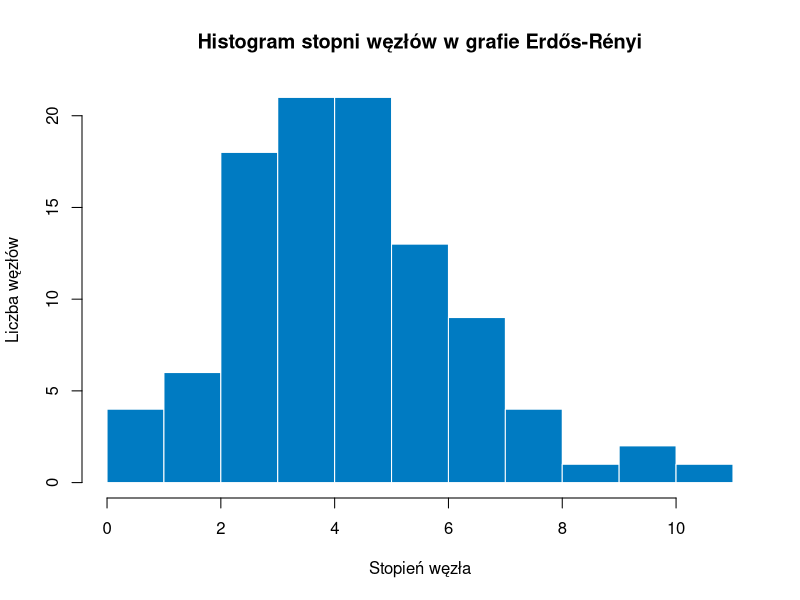
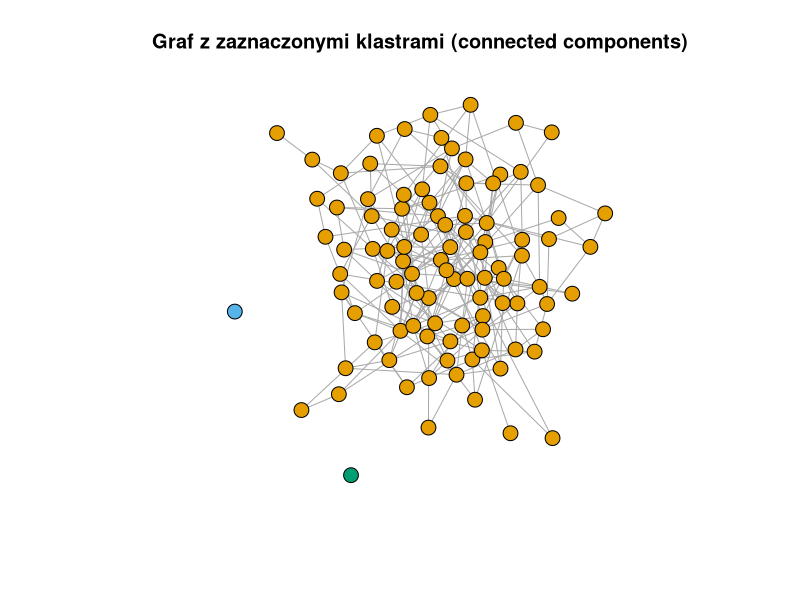
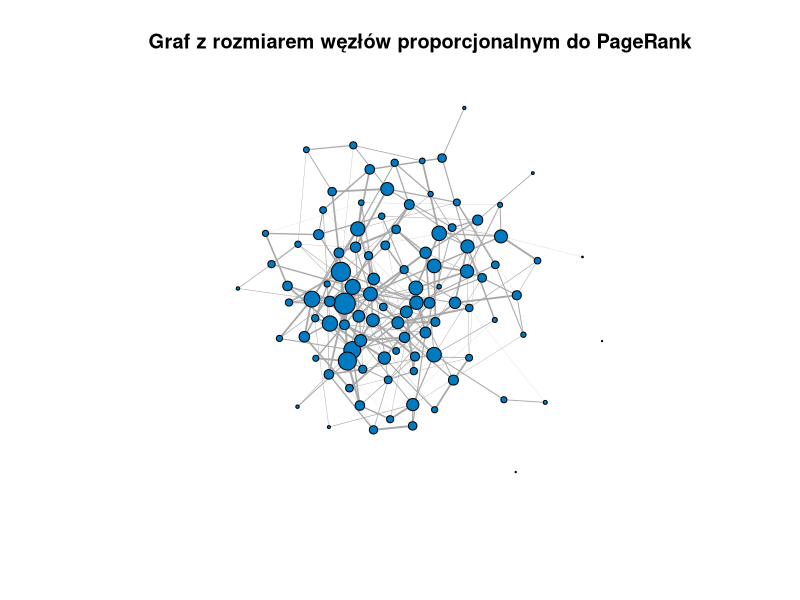
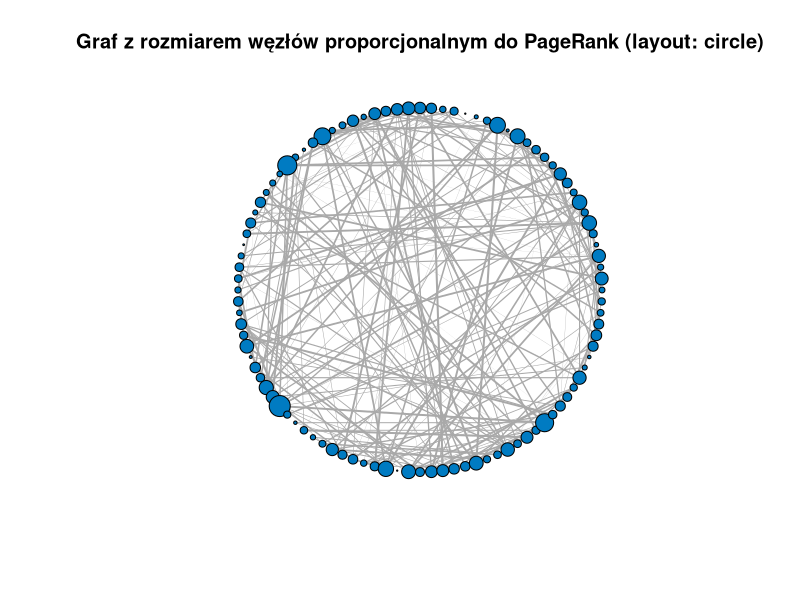

Source code (R) for these figures, in order:
library(igraph)

# Punkt 2: Wygeneruj sieć Erdős-Rényi o stu wierzchołkach i prawdopodobieństwie krawędzi = 0.05
g <- erdos.renyi.game(n = 100, p.or.m = 0.05)

# Punkt 3: Wydrukuj podsumowanie grafu - czy graf jest ważony?
# Odpowiedź: NIE, graf nie jest ważony - w podsumowaniu nie ma litery 'W' (Weighted)
cat("\n=== Punkt 3: Podsumowanie grafu przed dodaniem wag ===\n")
summary(g)
cat("\nCzy graf jest ważony? NIE - w podsumowaniu nie ma litery 'W' (Weighted)\n")

# Punkt 4: Wylistuj wszystkie wierzchołki i krawędzie
cat("\n=== Punkt 4: Lista wierzchołków i krawędzi ===\n")
cat("Wierzchołki:\n")
print(V(g))
cat("\nLiczba wierzchołków:", vcount(g), "\n")

cat("\nKrawędzie:\n")
print(E(g))
cat("\nLiczba krawędzi:", ecount(g), "\n")

# Punkt 5: Ustaw wagi wszystkich krawędzi na losowe z zakresu 0.01 do 1
E(g)$weight <- runif(length(E(g)), min = 0.01, max = 1)

# Punkt 6: Wydrukuj ponownie podsumowanie grafu - czy teraz graf jest ważony?
# Odpowiedź: TAK, graf jest teraz ważony - w podsumowaniu pojawia się litera 'W' (Weighted)
cat("\n=== Punkt 6: Podsumowanie grafu po dodaniu wag ===\n")
summary(g)
cat("\nCzy graf jest ważony? TAK - w podsumowaniu pojawia się litera 'W' (Weighted)\n")

# Punkt 7: Jaki jest stopień każdego węzła? Następnie stwórz histogram stopni węzłów
cat("\n=== Punkt 7: Stopnie węzłów ===\n")
cat("Stopnie wszystkich węzłów:\n")
node_degrees <- degree(g)
print(node_degrees)

cat("\nStatystyki stopni węzłów:\n")
cat("Minimum:", min(node_degrees), "\n")
cat("Maksimum:", max(node_degrees), "\n")
cat("Średnia:", mean(node_degrees), "\n")
cat("Mediana:", median(node_degrees), "\n")

hist(node_degrees, 
     main = "Histogram stopni węzłów w grafie Erdős-Rényi",
     xlab = "Stopień węzła",
     ylab = "Liczba węzłów",
     col = "#007bc2",
     border = "white",
     breaks = 10)

# Punkt 8: Ile jest klastrów (connected components) w grafie?
cat("\n=== Punkt 8: Connected components (klastry) ===\n")
cl <- clusters(g)
cat("Liczba klastrów (connected components):", cl$no, "\n")
cat("Rozmiary klastrów:\n")
print(cl$csize)
cat("\nPrzynależność węzłów do klastrów (pierwsze 20 węzłów):\n")
print(head(cl$membership, 20))

plot(g, 
     vertex.color = cl$membership,
     vertex.size = 8,
     vertex.label = NA,
     main = "Graf z zaznaczonymi klastrami (connected components)",
     edge.arrow.size = 0.3)

# Punkt 9: Zwizualizuj graf w taki sposób, aby rozmiar węzłów odpowiadał mierze PageRank
cat("\n=== Punkt 9: Wizualizacja z PageRank ===\n")
pr <- page.rank(g)$vector
cat("Statystyki PageRank:\n")
cat("Minimum:", min(pr), "\n")
cat("Maksimum:", max(pr), "\n")
cat("Średnia:", mean(pr), "\n")

cat("\nWęzły o najwyższym PageRank:\n")
top_pr <- sort(pr, decreasing = TRUE)[1:5]
print(top_pr)

plot(g,
     vertex.size = pr * 500,
     vertex.color = "#007bc2",
     vertex.label = NA,
     edge.arrow.size = 0.2,
     edge.width = E(g)$weight * 2,
     main = "Graf z rozmiarem węzłów proporcjonalnym do PageRank",
     layout = layout.fruchterman.reingold(g))

plot(g,
     vertex.size = pr * 500,
     vertex.color = "#007bc2",
     vertex.label = NA,
     edge.arrow.size = 0.2,
     edge.width = E(g)$weight * 2,
     main = "Graf z rozmiarem węzłów proporcjonalnym do PageRank (layout: circle)",
     layout = layout.circle(g))

cat("\n=== Zadanie I zakończone ===\n")
